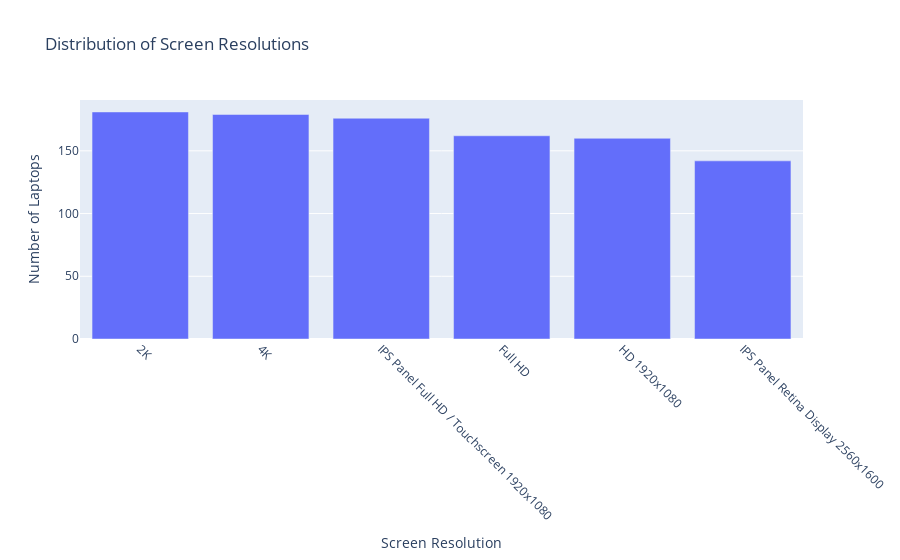

Notebook code for this chart:
### Code cell
# 2. Screen Resolution
resolution_count = df['ScreenResolution'].value_counts().reset_index()
resolution_count.columns = ['ScreenResolution', 'Count']

fig = px.bar(resolution_count,
             x='ScreenResolution',
             y='Count', 
             title='Distribution of Screen Resolutions', 
             labels={'Count': 'Number of Laptops', 'ScreenResolution': 'Screen Resolution'})

fig.update_layout(xaxis=dict(tickangle=45))
fig.show()

### Figure 1 — Plotly figure (JSON) as saved in the notebook; plotly's stock layout.template omitted (floating-point values rounded to 4 significant figures)
{"data": [{"alignmentgroup": "True", "hovertemplate": "Screen Resolution=%{x}<br>Number of Laptops=%{y}<extra></extra>", "legendgroup": "", "marker": {"color": "#636efa", "pattern": {"shape": ""}}, "name": "", "offsetgroup": "", "orientation": "v", "showlegend": false, "textposition": "auto", "type": "bar", "x": ["2K", "4K", "IPS Panel Full HD / Touchscreen 1920x1080", "Full HD", "HD 1920x1080 ", "IPS Panel Retina Display 2560x1600"], "xaxis": "x", "y": [181, 179, 176, 162, 160, 142], "yaxis": "y"}], "layout": {"barmode": "relative", "legend": {"tracegroupgap": 0}, "title": {"text": "Distribution of Screen Resolutions"}, "xaxis": {"anchor": "y", "domain": [0, 1], "tickangle": 45, "title": {"text": "Screen Resolution"}}, "yaxis": {"anchor": "x", "domain": [0, 1], "title": {"text": "Number of Laptops"}}}}
